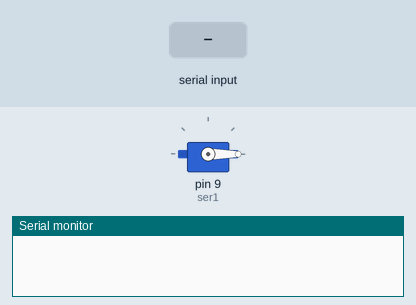
Recording of a sketch running on a simulated Arduino Uno, built with avr-gcc and run on an emulated ATmega328P. Parts: servo, the last lines printed to the serial monitor. The test bench sets the inputs (shaded band).

Above: at 1.2 s.
1.3 s: "1" received over Serial
At 4.2 s:
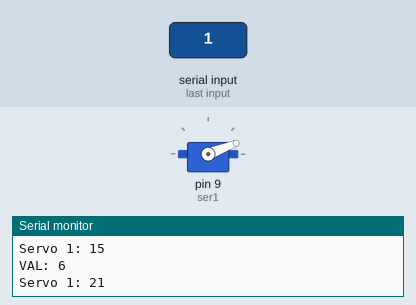
At 5.7 s:
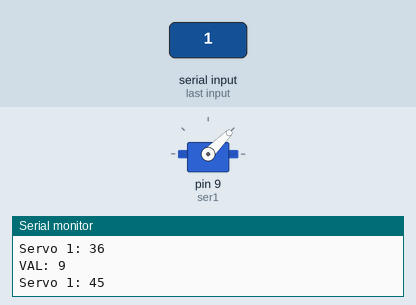
Timing chart, 0 to 7.2 s (numbered marks = the images above; inputs shaded):
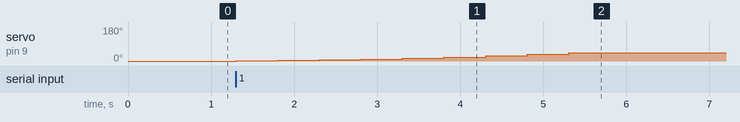

The sketch:

FindDead.ino
```cpp
#include<Servo.h> // include server library
Servo ser1; // create servo object to control a servo

int poser1 = 0; // initial position of servo 1
int val; // initial value of input from keyboard
int go;

void setup() {
  Serial.begin(9600); // Serial comm begin at 9600bps
  ser1.attach(9);// servo 1 is connected at pin 9
  ser1.write(0);
  val = 1;
  go = 1;
}

void loop() {
  if (go == 1) {
    if (Serial.available()) // if serial value is available
    {
      for (val = 1; val < 10; val+=1) {
        Serial.println((String)"VAL: " + val);
        poser1 += val; //than position of servo motor increases by 1 ( anti clockwise)
        ser1.write(poser1);// the servo will move according to position
        Serial.println((String)"Servo 1: " + poser1);
        delay(500);
      }
      go = 0;
    }
  }
}
```

Measured:
- after the input at 1.3 s, servo on pin 9 (ser1): moves from 0° to 45° over 4.0 s, starting at once
